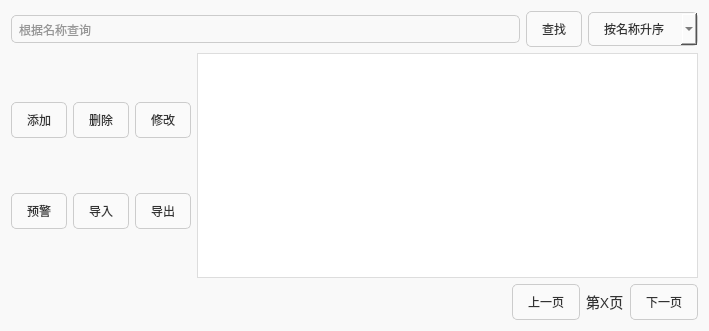
<?xml version="1.0" encoding="UTF-8"?>
<ui version="4.0">
 <class>DrugView</class>
 <widget class="QWidget" name="DrugView">
  <property name="geometry">
   <rect>
    <x>0</x>
    <y>0</y>
    <width>709</width>
    <height>331</height>
   </rect>
  </property>
  <property name="windowTitle">
   <string>药品管理</string>
  </property>
  <property name="styleSheet">
   <string notr="true">
    QWidget {
        background-color: #f9f9f9;
        font-family: &quot;Arial&quot;, sans-serif;
        color: #333;
    }
    QLineEdit {
        border: 1px solid #ccc;
        border-radius: 5px;
        padding: 5px;
    }
	QComboBox{
		background-color: #fafafa;
        border: 1px solid #ccc;
        border-radius: 5px;
        padding: 8px 15px;
	}
    QPushButton {
        background-color: #fafafa;
        border: 1px solid #ccc;
        border-radius: 5px;
        padding: 8px 15px;
    }
    QPushButton:hover {
        background-color: #f3f3f3;
    }
    QTableView {
        border: 1px solid #ddd;
        background-color: white;
        gridline-color: #eee;
        selection-background-color: #cce5ff;
        selection-color: #000;
    }
    QLabel {
        font-size: 14px;
    }
   </string>
  </property>
  <layout class="QVBoxLayout" name="verticalLayout_2">
   <item>
    <layout class="QHBoxLayout" name="horizontalLayout">
     <item>
      <widget class="QLineEdit" name="textSearch">
       <property name="styleSheet">
        <string notr="true">QLineEdit {
        border: 1px solid #ccc;
        border-radius: 5px;
        padding: 5px;
    }</string>
       </property>
       <property name="placeholderText">
        <string>根据名称查询</string>
       </property>
      </widget>
     </item>
     <item>
      <widget class="QPushButton" name="btSearch">
       <property name="styleSheet">
        <string/>
       </property>
       <property name="text">
        <string>查找</string>
       </property>
      </widget>
     </item>
     <item>
      <widget class="QComboBox" name="orderCombo">
       <property name="styleSheet">
        <string notr="true"/>
       </property>
       <item>
        <property name="text">
         <string>按名称升序</string>
        </property>
       </item>
       <item>
        <property name="text">
         <string>按名称降序</string>
        </property>
       </item>
       <item>
        <property name="text">
         <string>按库存升序</string>
        </property>
       </item>
       <item>
        <property name="text">
         <string>按库存降序</string>
        </property>
       </item>
      </widget>
     </item>
    </layout>
   </item>
   <item>
    <layout class="QHBoxLayout" name="horizontalLayout_4">
     <item>
      <layout class="QVBoxLayout" name="verticalLayout">
       <item>
        <spacer name="verticalSpacer">
         <property name="orientation">
          <enum>Qt::Orientation::Vertical</enum>
         </property>
         <property name="sizeHint" stdset="0">
          <size>
           <width>20</width>
           <height>40</height>
          </size>
         </property>
        </spacer>
       </item>
       <item>
        <layout class="QHBoxLayout" name="horizontalLayout_3">
         <item>
          <widget class="QPushButton" name="btAdd">
           <property name="styleSheet">
            <string/>
           </property>
           <property name="text">
            <string>添加</string>
           </property>
          </widget>
         </item>
         <item>
          <widget class="QPushButton" name="btDelete">
           <property name="styleSheet">
            <string/>
           </property>
           <property name="text">
            <string>删除</string>
           </property>
          </widget>
         </item>
         <item>
          <widget class="QPushButton" name="btEdit">
           <property name="styleSheet">
            <string/>
           </property>
           <property name="text">
            <string>修改</string>
           </property>
          </widget>
         </item>
        </layout>
       </item>
       <item>
        <spacer name="verticalSpacer_2">
         <property name="orientation">
          <enum>Qt::Orientation::Vertical</enum>
         </property>
         <property name="sizeHint" stdset="0">
          <size>
           <width>20</width>
           <height>40</height>
          </size>
         </property>
        </spacer>
       </item>
       <item>
        <layout class="QHBoxLayout" name="horizontalLayout_2">
         <item>
          <widget class="QPushButton" name="btWarning">
           <property name="text">
            <string>预警</string>
           </property>
          </widget>
         </item>
         <item>
          <widget class="QPushButton" name="btImport">
           <property name="text">
            <string>导入</string>
           </property>
          </widget>
         </item>
         <item>
          <widget class="QPushButton" name="btExport">
           <property name="text">
            <string>导出</string>
           </property>
          </widget>
         </item>
        </layout>
       </item>
       <item>
        <spacer name="verticalSpacer_3">
         <property name="orientation">
          <enum>Qt::Orientation::Vertical</enum>
         </property>
         <property name="sizeHint" stdset="0">
          <size>
           <width>20</width>
           <height>40</height>
          </size>
         </property>
        </spacer>
       </item>
      </layout>
     </item>
     <item>
      <widget class="QTableView" name="tableView">
       <property name="styleSheet">
        <string/>
       </property>
      </widget>
     </item>
    </layout>
   </item>
   <item>
    <layout class="QHBoxLayout" name="horizontalLayout_5">
     <item>
      <spacer name="horizontalSpacer">
       <property name="orientation">
        <enum>Qt::Orientation::Horizontal</enum>
       </property>
       <property name="sizeHint" stdset="0">
        <size>
         <width>40</width>
         <height>20</height>
        </size>
       </property>
      </spacer>
     </item>
     <item>
      <layout class="QHBoxLayout" name="horizontalLayoutPagination">
       <item>
        <widget class="QPushButton" name="btPrev">
         <property name="text">
          <string>上一页</string>
         </property>
        </widget>
       </item>
       <item>
        <widget class="QLabel" name="totalAndCurrent">
         <property name="text">
          <string>第X页</string>
         </property>
        </widget>
       </item>
       <item>
        <widget class="QPushButton" name="btNext">
         <property name="text">
          <string>下一页</string>
         </property>
        </widget>
       </item>
      </layout>
     </item>
    </layout>
   </item>
  </layout>
 </widget>
 <resources/>
 <connections/>
</ui>
